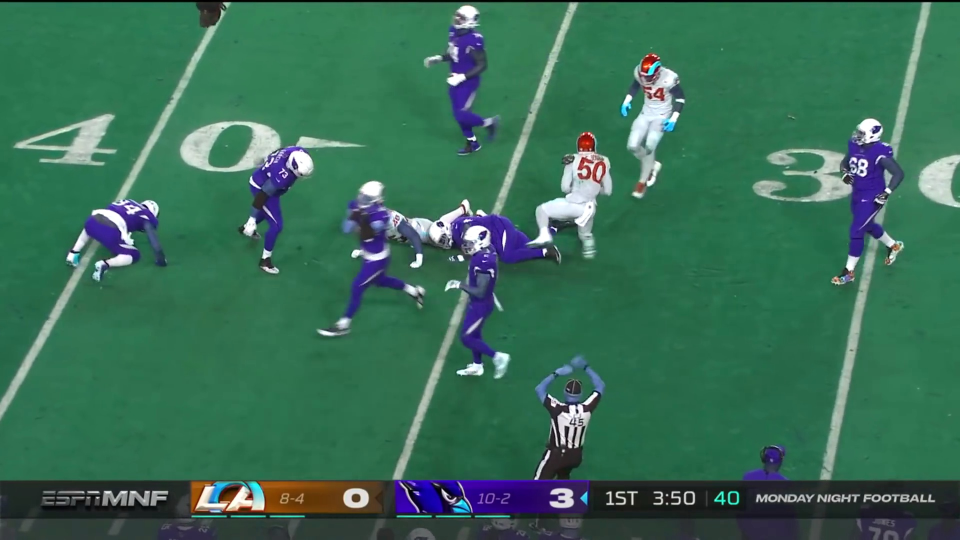
#> input picture src/images/clip4_fr_117.jpg, 1920 x 1080 px (shown at 1/2 size); its folder holds only this picture in this run
$ python -i functions.py   (imports and definitions only)
#> lines starting #> are read from the running program, lines starting #| are printed output that depends on the picture; after the words box and inside, x2 and y2 are one past the last pixel; in counts of white or black regions, pixels touching at a corner belong together
import cv2
import numpy as np
import os
import math

# [68 lines left out: functions angle_of_line, find_lower_boxes, draw_lower_boxes, segment_lines, is_arr_in_list, not called in this run]


def image_preprocessing(img, save_pth_bw_images=None):
    """
    Preprocess frames for canny edge detection.
    :param img: image
    :param save_pth_bw_images: save location for black white image
    :return: processed image
    """
    # Extract field greens from HV image
    hsv_img = cv2.cvtColor(img, cv2.COLOR_RGB2HSV)
#> hsv_img: shape (1080, 1920, 3); mean H, S, V 78.5, 135.3, 114.9

    # light_green =(50, 75, 100)
    light_green = (25, 50, 75)
    dark_green = (100, 200, 200)

    mask = cv2.inRange(hsv_img, light_green, dark_green)
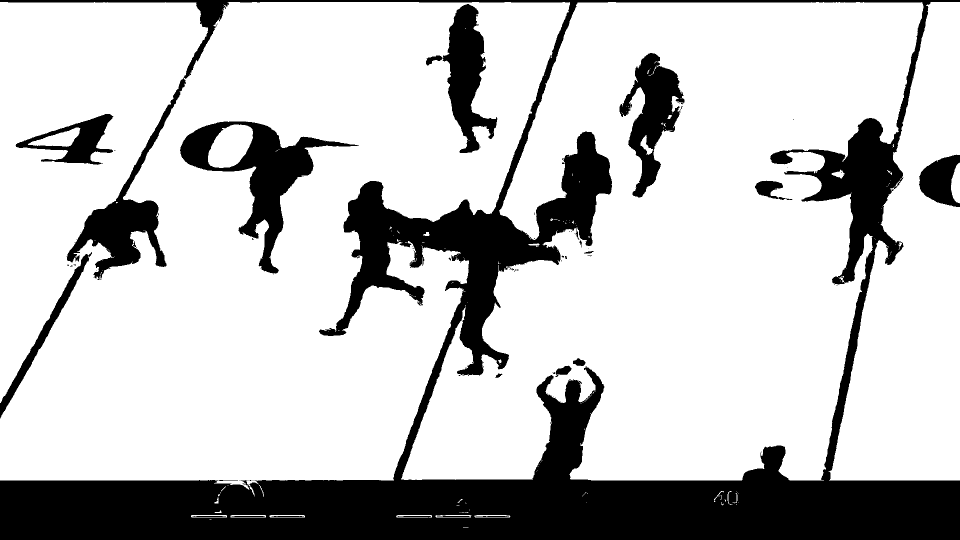
#> mask: shape (1080, 1920) (shown at 1/2 size); 76.9% white; 97 black regions (77 under 20 px), largest, box (x1, y1, x2, y2) and area: (0, 0, 1920, 1080) 400544, (360, 243, 718, 547) 26365, (1239, 106, 1369, 395) 15922
    result = cv2.bitwise_and(img, img, mask=mask)
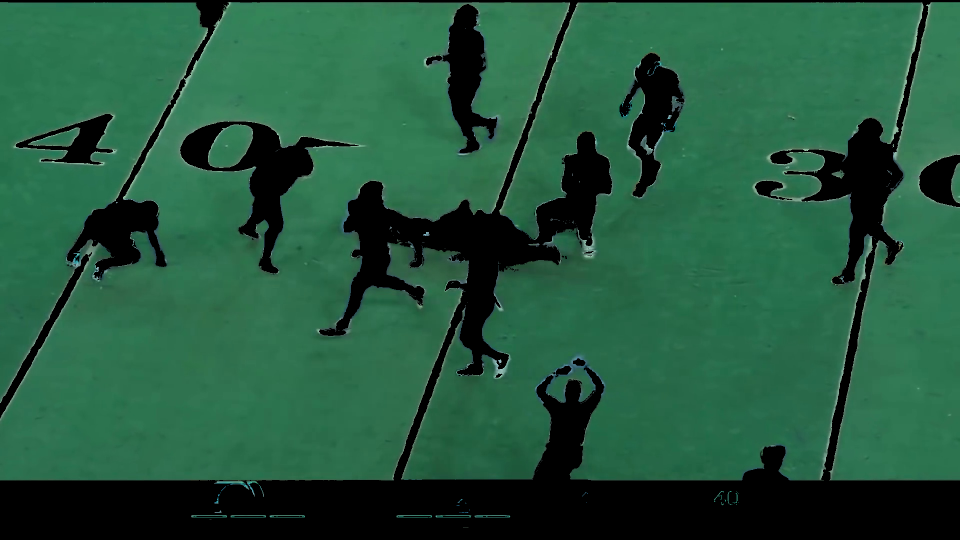
#> result: shape (1080, 1920, 3) (shown at 1/2 size); mean R, G, B 36, 87.7, 61.4

    # First, get the gray image and process GaussianBlur.
    gray = cv2.cvtColor(result, cv2.COLOR_BGR2GRAY)
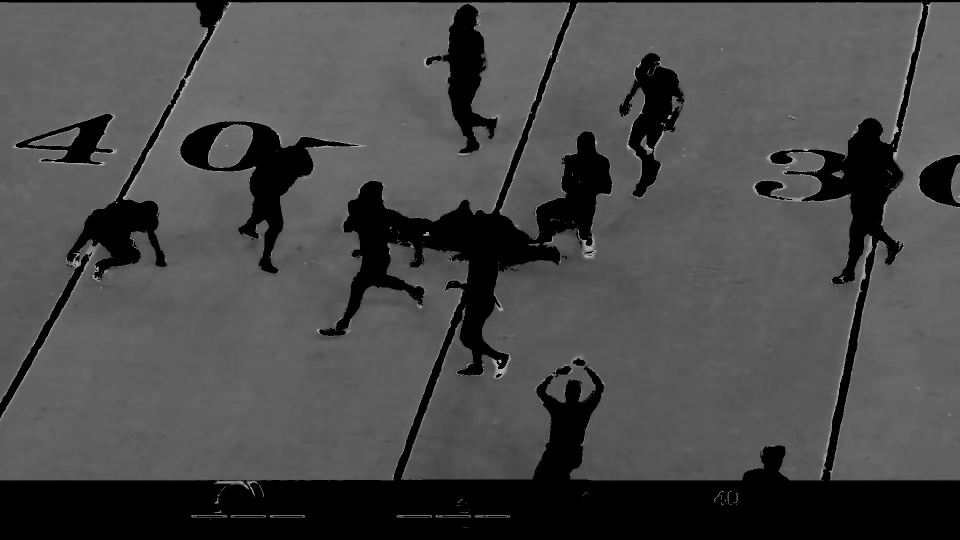
#> gray: shape (1080, 1920) (shown at 1/2 size); min 0, max 195, mean 74
    kernel_size = 5
    blur_gray = cv2.GaussianBlur(gray, (kernel_size, kernel_size), 0)

    # Second, process edge detection use Canny.
    low_threshold = 200
    high_threshold = 300
    edges1 = cv2.Canny(blur_gray, low_threshold, high_threshold)
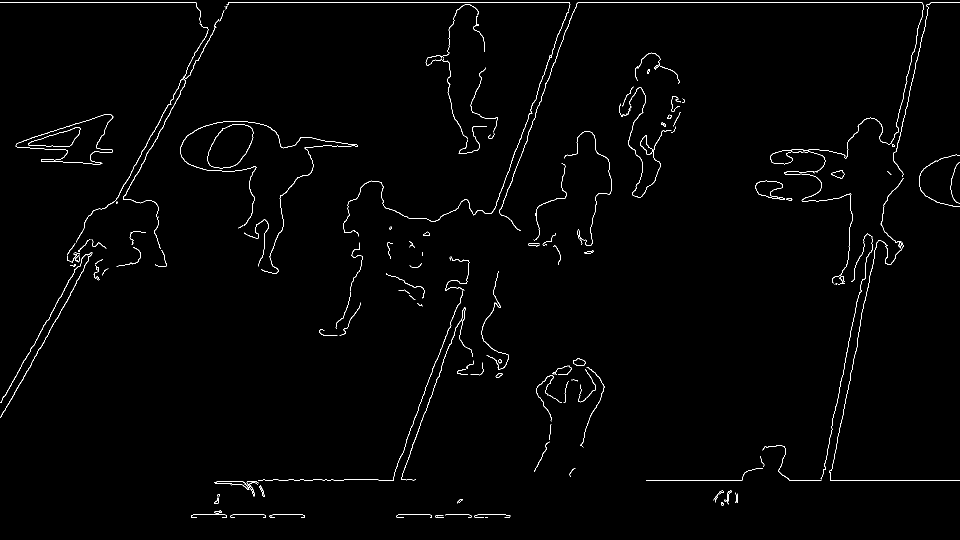
#> edges1: shape (1080, 1920) (shown at 1/2 size); 1.1% white in thin lines or dots

    return edges1, result


# [138 lines left out: functions run_hough, line_preparation, draw_upper_sideline, draw_lower_sideline, find_lower_sidelines, not called in this run]

>>> import cv2
>>> picture = cv2.cvtColor(cv2.imread('../images/clip4_fr_117.jpg'), cv2.COLOR_BGR2RGB)
>>> result = image_preprocessing(picture)

$ run again, on src/images/clip4_fr_1179.jpg
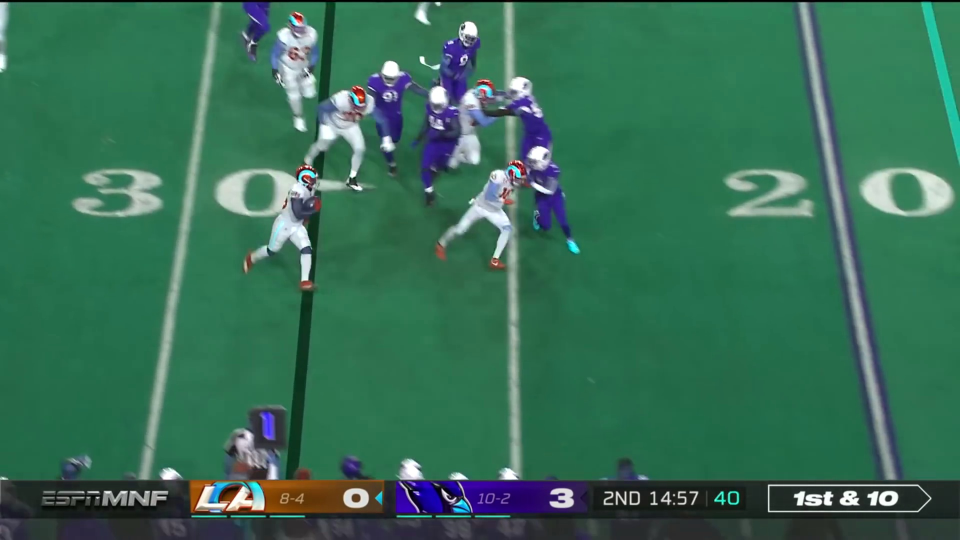
#> input picture src/images/clip4_fr_1179.jpg, 1920 x 1080 px (shown at 1/2 size)
#> hsv_img: shape (1080, 1920, 3); mean H, S, V 78.6, 138.5, 114.3
#> in image_preprocessing, `mask = cv2.inRange(hsv_img, light_green, dark_green)`:
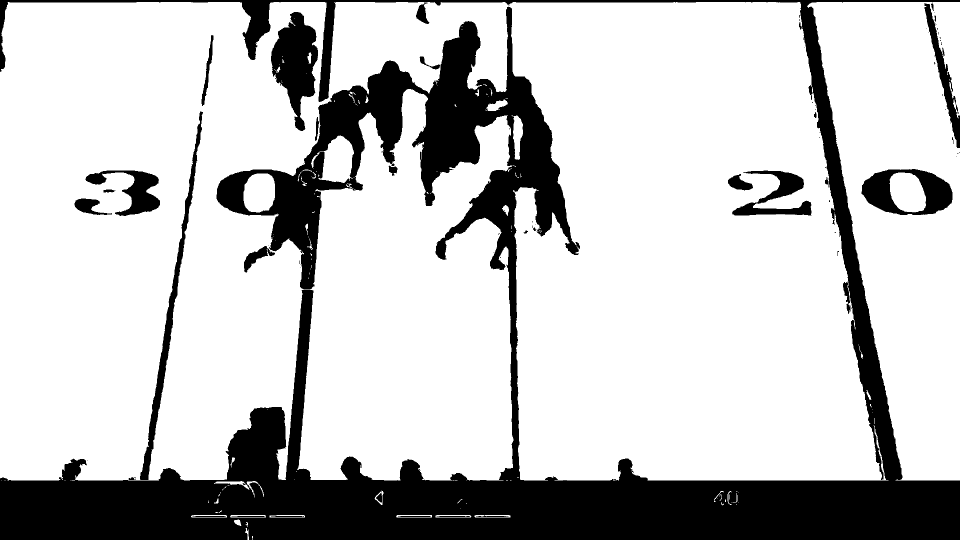
#> mask: shape (1080, 1920) (shown at 1/2 size); 77.2% white; 77 black regions (45 under 20 px), largest, box (x1, y1, x2, y2) and area: (0, 0, 1920, 1080) 420549, (542, 24, 636, 262) 12332, (1723, 338, 1905, 430) 8715
#> in image_preprocessing, `edges1 = cv2.Canny(blur_gray, low_threshold, high_threshold)`:
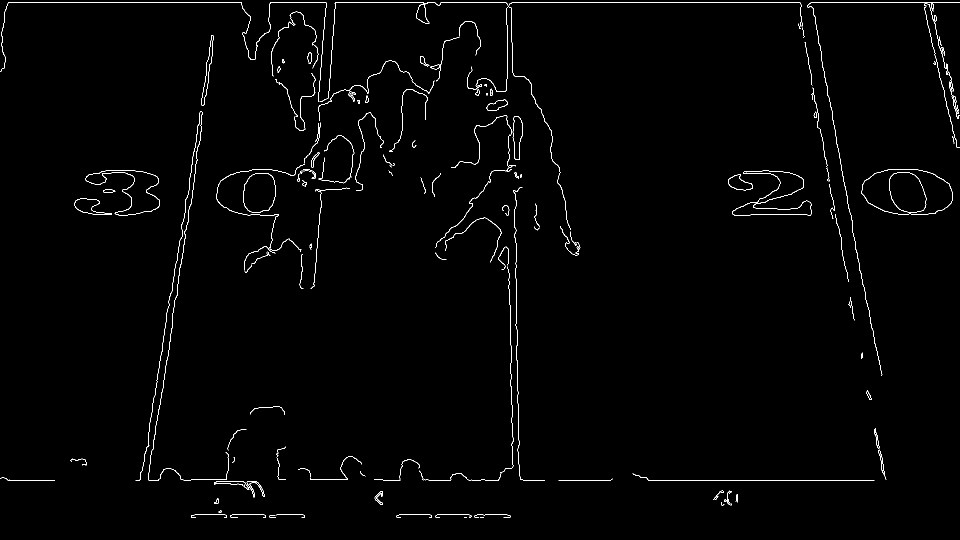
#> edges1: shape (1080, 1920) (shown at 1/2 size); 1.1% white in thin lines or dots

$ run again, on src/images/clip4_fr_1191.jpg
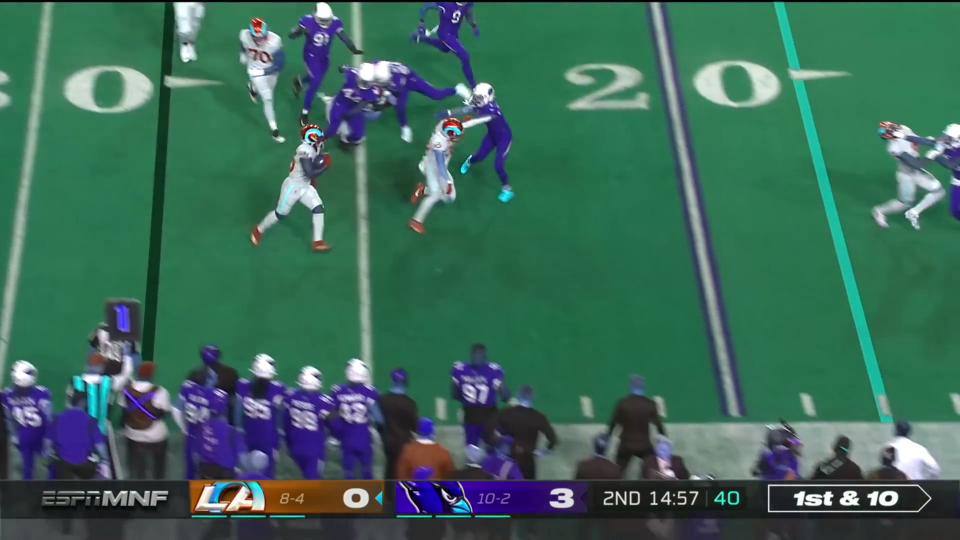
#> input picture src/images/clip4_fr_1191.jpg, 1920 x 1080 px (shown at 1/2 size)
#> hsv_img: shape (1080, 1920, 3); mean H, S, V 82, 126.4, 112.8
#> in image_preprocessing, `mask = cv2.inRange(hsv_img, light_green, dark_green)`:
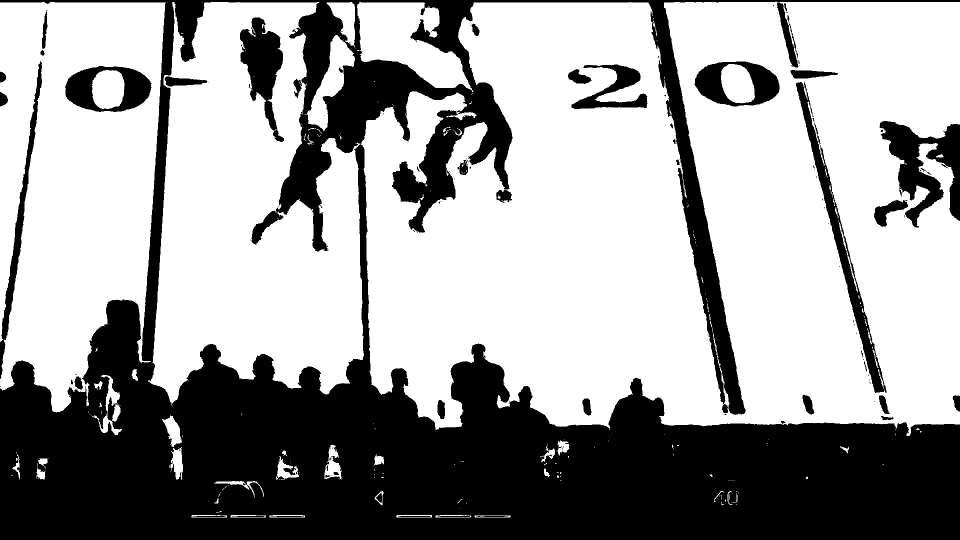
#> mask: shape (1080, 1920) (shown at 1/2 size); 62.8% white; 145 black regions (93 under 20 px), largest, box (x1, y1, x2, y2) and area: (0, 0, 1920, 1080) 691182, (1759, 242, 1920, 455) 15632, (1592, 163, 1773, 786) 12018
#> in image_preprocessing, `edges1 = cv2.Canny(blur_gray, low_threshold, high_threshold)`:
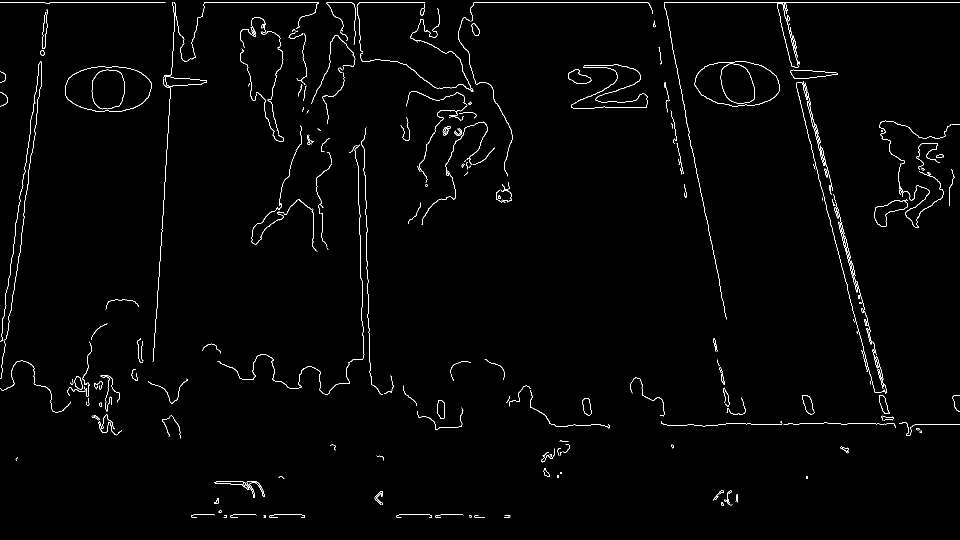
#> edges1: shape (1080, 1920) (shown at 1/2 size); 1.3% white in thin lines or dots

$ run again, on src/images/clip4_fr_1203.jpg
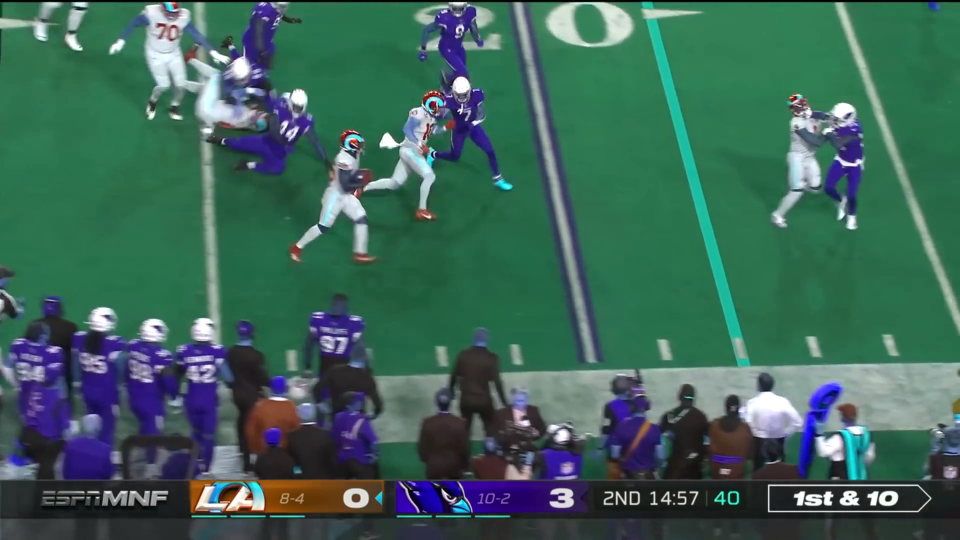
#> input picture src/images/clip4_fr_1203.jpg, 1920 x 1080 px (shown at 1/2 size)
#> hsv_img: shape (1080, 1920, 3); mean H, S, V 83.4, 120.8, 110.8
#> in image_preprocessing, `mask = cv2.inRange(hsv_img, light_green, dark_green)`:
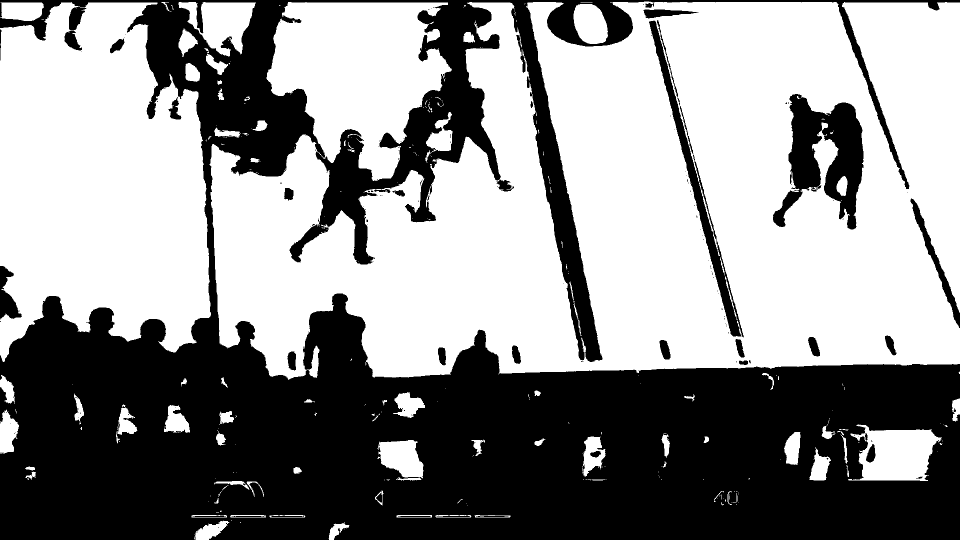
#> mask: shape (1080, 1920) (shown at 1/2 size); 56.6% white; 167 black regions (128 under 20 px), largest, box (x1, y1, x2, y2) and area: (0, 0, 1920, 1080) 848404, (1546, 188, 1727, 459) 23974, (1298, 41, 1488, 675) 11208
#> in image_preprocessing, `edges1 = cv2.Canny(blur_gray, low_threshold, high_threshold)`:
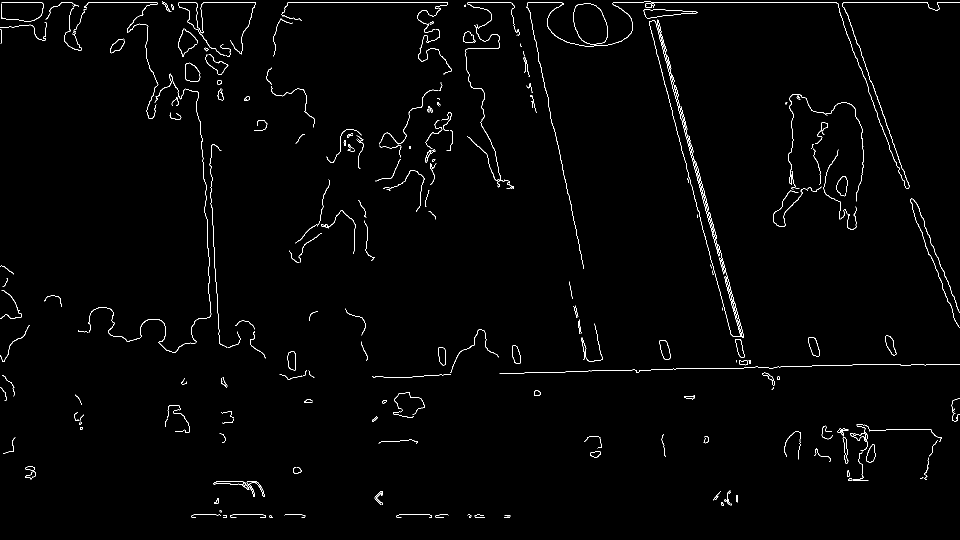
#> edges1: shape (1080, 1920) (shown at 1/2 size); 1.2% white in thin lines or dots
